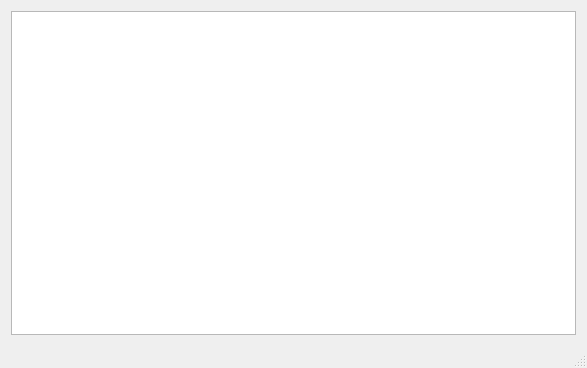
<?xml version="1.0" encoding="UTF-8"?>
<ui version="4.0">
 <class>DBusConsumer</class>
 <widget class="QMainWindow" name="DBusConsumer">
  <property name="geometry">
   <rect>
    <x>0</x>
    <y>0</y>
    <width>587</width>
    <height>368</height>
   </rect>
  </property>
  <property name="windowTitle">
   <string>D-Bus Consumer</string>
  </property>
  <widget class="QWidget" name="centralWidget">
   <layout class="QVBoxLayout" name="verticalLayout">
    <item>
     <widget class="QPlainTextEdit" name="plainTextEdit"/>
    </item>
   </layout>
  </widget>
  <widget class="QStatusBar" name="statusBar"/>
 </widget>
 <layoutdefault spacing="6" margin="11"/>
 <resources/>
 <connections/>
</ui>
